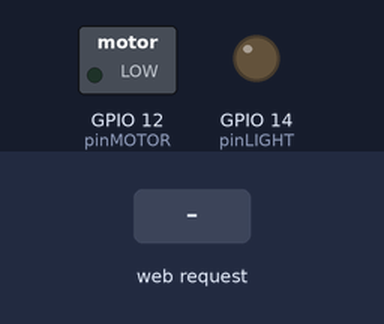
Recording of a sketch running on a simulated ESP8266 (NodeMCU). Parts: switched loads named in the sketch (green lamp = pin HIGH), output pins drawn as LEDs (lit = HIGH). Inputs (shaded band) come from the test bench. What the sketch prints to the serial monitor is not drawn.

Above: at 1.2 s.
1.3 s: HTTP request GET /pwm?value=1 received
At 2.2 s:
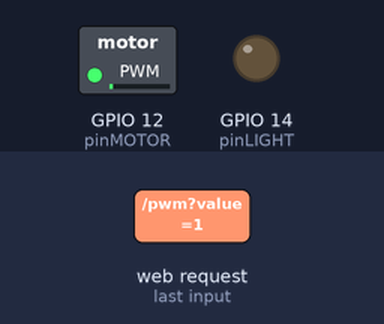
2.8 s: HTTP request GET /pwm?value=120 received
At 3.3 s:
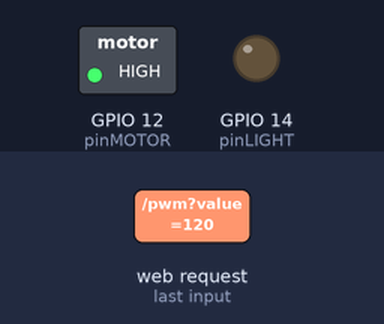
4.3 s: HTTP request GET /light?value=1 received
At 5.5 s:
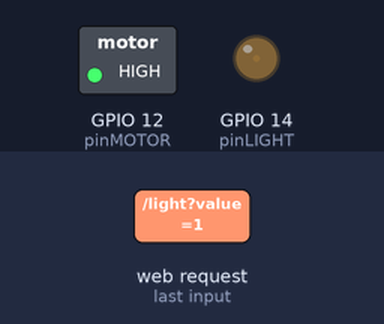
5.8 s: HTTP request GET /pwm?value=0 received
At 6.8 s:
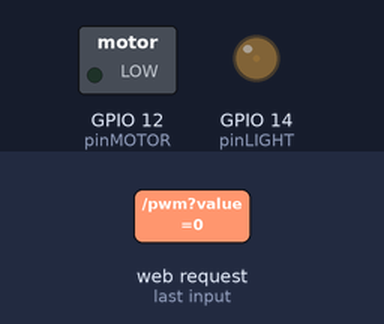
7.3 s: HTTP request GET /light?value=120 received
At 7.9 s:
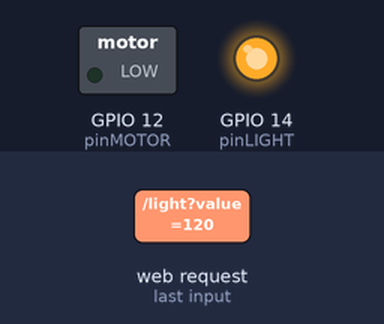
8.8 s: HTTP request GET /pwm?value=1 received
At 9.1 s:
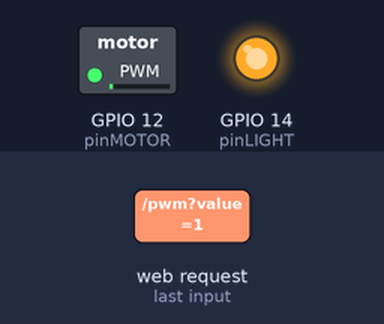
Timing chart, 0 to 11.3 s (numbered marks = the images above; inputs shaded):
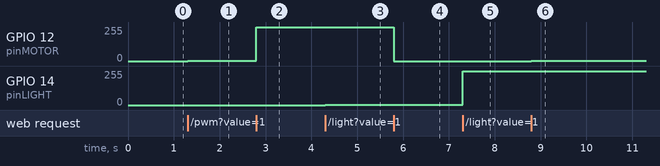

Measured:
- after the input at 1.3 s, GPIO 12 (pinMOTOR): 0/255 → 2/255 at once
- after the input at 2.8 s, GPIO 12 (pinMOTOR): 2/255 → 255/255 at once
- after the input at 4.3 s, GPIO 14 (pinLIGHT): 0/255 → 2/255 at once
- after the input at 5.8 s, GPIO 12 (pinMOTOR): 255/255 → 0/255 at once
- after the input at 7.3 s, GPIO 14 (pinLIGHT): 2/255 → 255/255 at once
- after the input at 8.8 s, GPIO 12 (pinMOTOR): 0/255 → 2/255 at once

The sketch:

PWMControl.ino
```cpp
#include <ESP8266WiFi.h>
#include <ESP8266WebServer.h>
#include <stdlib.h>

ESP8266WebServer server(80);

void pwmControl();
void lightControl();

int pinMOTOR = 12; // GPIO12
int pinLIGHT = 14; // GPIO14

void setupWiFi(){

  String AP_NameString = "BARCO";

  char AP_NameChar[AP_NameString.length() + 1];
  AP_NameString.toCharArray(AP_NameChar,AP_NameString.length() + 1);
  char WiFiAPPSK[] = "fantasma";

  WiFi.hostname("PWMControl");

  WiFi.mode(WIFI_AP_STA);
  WiFi.softAP(AP_NameChar, WiFiAPPSK);

  Serial.println("");
  Serial.println("WiFi connected");

  // Atribuindo urls para funções
  // Quando não especificado método, uma função trata todos
  server.on("/pwm", pwmControl);
  server.on("/light", lightControl);

  // Start the server
  server.begin();

  Serial.println("Server started");

  // Print the IP address
  Serial.print("Use this URL to connect: ");
  Serial.print("http://");
  Serial.print(WiFi.localIP());
  Serial.print(" or ");
  Serial.print(WiFi.softAPIP());
  Serial.println("/");
}

void setup() {
  Serial.begin(115200);
  delay(10);

  pinMode(pinMOTOR, OUTPUT);
  pinMode(pinLIGHT, OUTPUT);
  analogWrite(pinMOTOR, 0);
  analogWrite(pinLIGHT, 0);

  setupWiFi();
}

void loop() {
  server.handleClient();
}

void pwmControl() {
  if (server.hasArg("value"))
  {
    analogWrite(pinMOTOR, (int)(((float)(server.arg("value").toFloat()/100)*1023)));
  }
  server.send ( 200, "text/json", "{success:true}" );
}

void lightControl() {
  if (server.hasArg("value"))
  {
    analogWrite(pinLIGHT, (int)(((float)(server.arg("value").toFloat()/100)*1023)));
  }
  server.send ( 200, "text/json", "{success:true}" );
}
```
